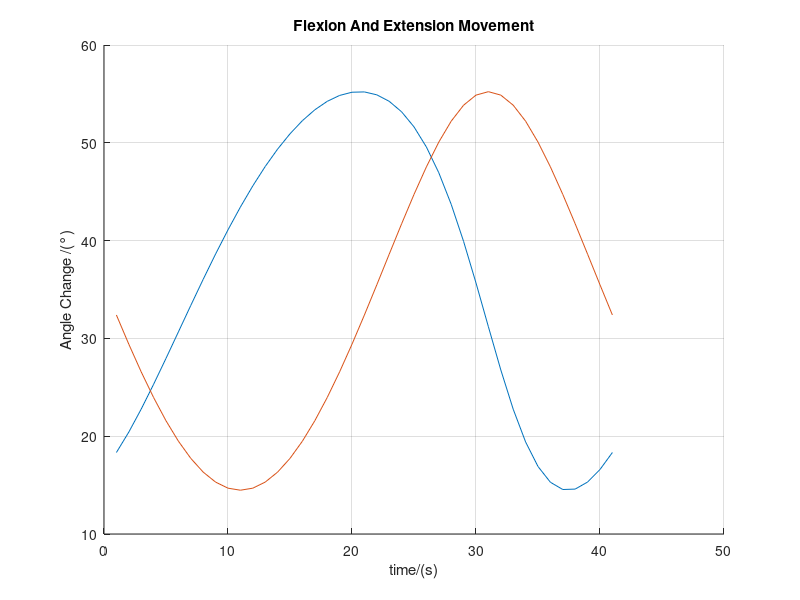

The MATLAB script that drew this image:
clc
clear
%-------------------------------------------------
%屈伸运动
%原点为（0，0）
%杆一长350mm、杆二长300mm
%角1：ang_1 ; 角2：ang_2
%--------------------------------------------------
%圆：圆心（0，200，0） 半径（100）
i=1;
% axis([-1000,1000,-1000,1000]);
L_1=350;
L_2=300;
Con_Pos=zeros(2,20);
r = 100;%半径
a = 0;%圆心横坐标
b = 300;%圆心纵坐标
for theta = 0:pi/20:2*pi %角度[0,2*pi] 

x = a+r*cos(theta);
y = b+r*sin(theta);



    C2=(x.^2+y.^2-L_1.^2-L_2.^2)/(2*L_1*L_2);%计算C2角
    Th2=acos(C2);%获得th2角度
    K1=L_1+L_2*cos(Th2);%计算K1
    K2=L_2*sin(Th2);%计算K2
    Th1=atan2(y,x)-atan2(K2,K1);%使用K1\K2,计算Th1角
    %当Th2变化时，C2,S2也变动，K1\K2变化，Th1也跟随变动。


Th_1_deg=Th1*180/pi;
Th_2_deg=Th2*180/pi;

Con_Pos(1,i)=Th_1_deg;
Con_Pos(2,i)=Th_2_deg-90;
i=i+1;

end
hold on
grid on
plot(Con_Pos(1,:));
plot(Con_Pos(2,:));

    xlabel('time/(s)');
    ylabel('Angle Change /(°)');
    title('Flexion And Extension Movement');
